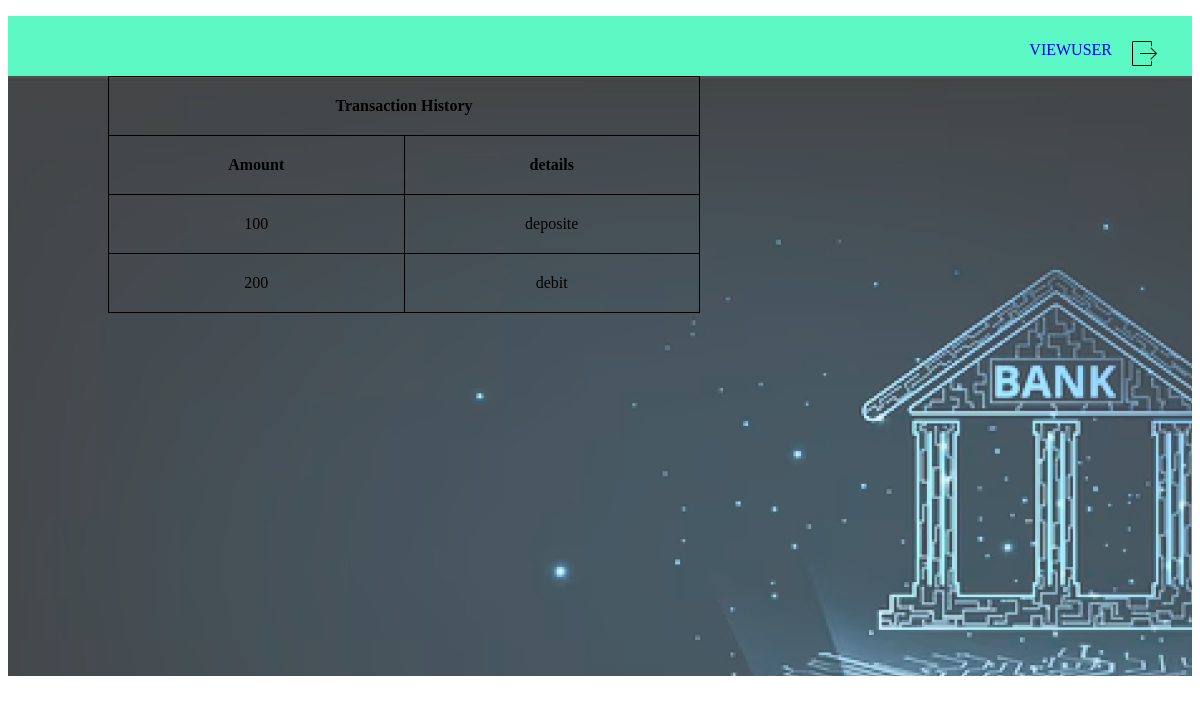
Before: /viewhistory/2 with the older database file.
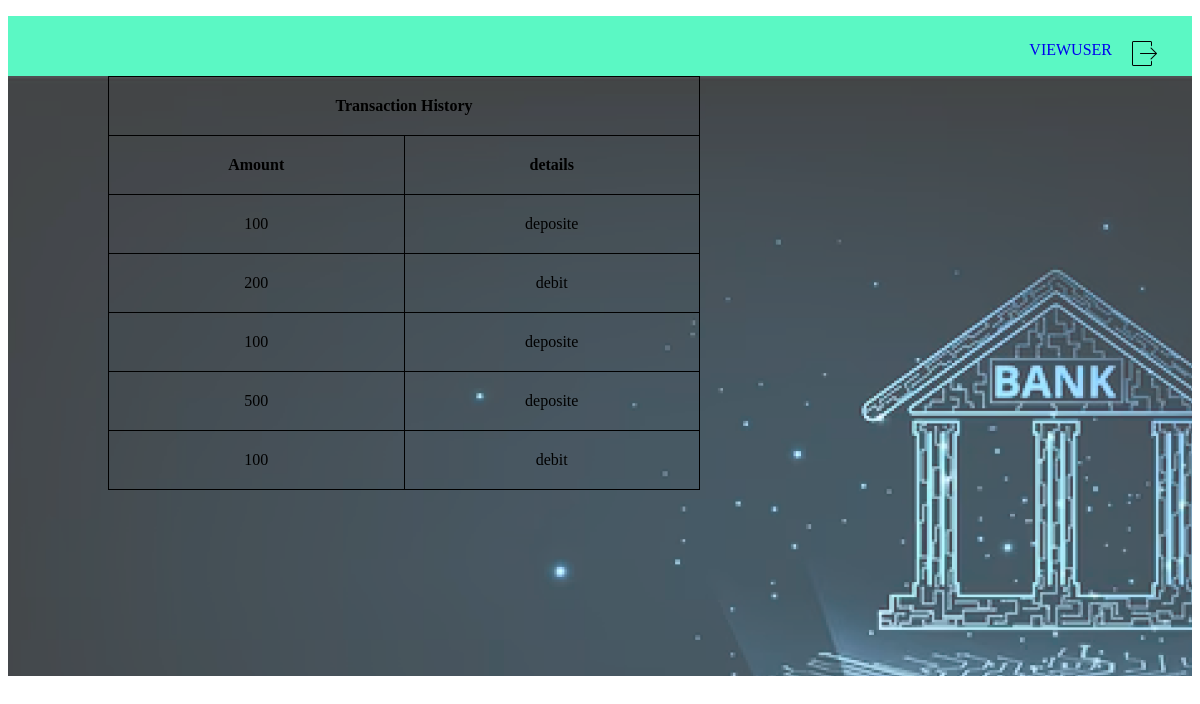
After: the same page with the newer database file.
### app/models.py (models this page shows)
class Transaction(models.Model):
    transaction_id=models.ForeignKey(CustomUser,on_delete=models.CASCADE)
    datetime=models.DateTimeField(auto_now_add=True)
    details=models.CharField(max_length=100)
    amount=models.IntegerField()
    balance=models.IntegerField()

### app/views.py (the view)
# urls.py: path('viewhistory/<int:id>',views.bankuserhistory,name='viewhistory'),
def bankuserhistory(request,id):
    user=User.objects.get(id=id)
    data=CustomUser.objects.get(id=user.user_id.id)
    data1=Transaction.objects.filter(transaction_id=data)
    return render(request,'userhistory.html',{'data1':data1})

### templates/userhistory.html (shortened to what this page needs)
{% extends 'bankhome.html' %}
{% block content %}
{% load static %}
<div class="container1">
  <table>
      <tr>
          <th colspan="3">Transaction History</th>
      </tr>
      <tr>
          <th>Amount</th>
          <th>details</th>
      </tr>
      {% for i in data1 %}
      <tr>
          <td>{{i.amount}}</td>
          <td>{{i.details}}</td>
      </tr>
      {% endfor %}
  </table>
</div>
  {% endblock %}

Changed rows visible on the page:
added Transaction: amount "100", details "deposite"
added Transaction: amount "500", details "deposite"
added Transaction: amount "100", details "debit"
